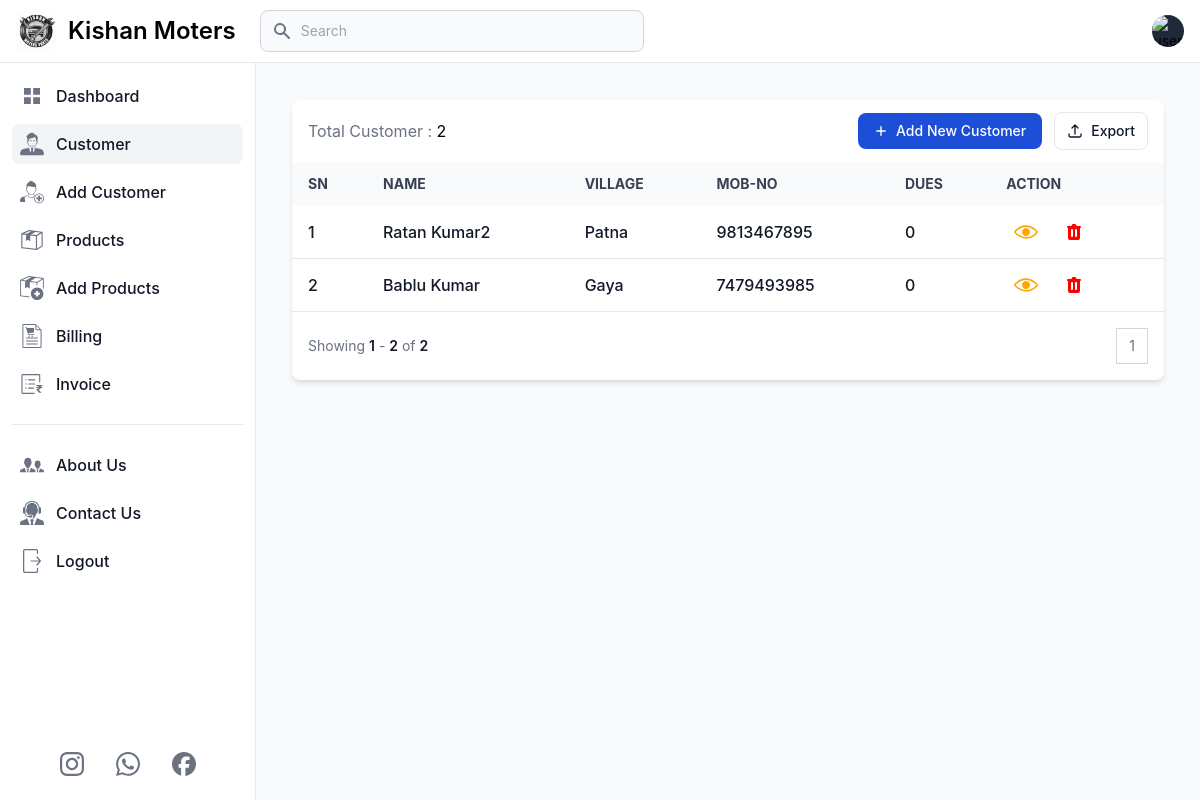
The app's page /customers (signed in) with its own data.
### app.py (models this page shows, shortened)
class Customer(db.Model):
    id = db.Column(db.Integer, primary_key=True)
    user_id = db.Column(db.Integer, db.ForeignKey('user.id'), nullable=False)
    customer_name = db.Column(db.String(100), nullable=False)
    customer_village = db.Column(db.String(100), nullable=False)
    customer_mob_no = db.Column(db.String(100), nullable=False)

### app.py (the view)
@app.route('/customers', methods=['GET', 'POST'])
def customers():
    if 'email' in session:
        user = User.query.filter_by(email=session['email']).first()
        page = request.args.get('page', 1, type=int)
        customers = Customer.query.filter(Customer.user_id == user.id).paginate(page=page, per_page=10)
        total_customer = Customer.query.filter(Customer.user_id == user.id).count()
        return render_template('customer.html', title='Customer', current_page='customer',
                               user=user, customers=customers, total_customer=total_customer, min=min, enumerate=enumerate)
    else:
        flash('You need to login first.', 'error')
        return redirect('/login')

### templates/customer.html (shortened to what this page needs)
{% extends 'layout.html' %}
{% block content %}
<main class="p-4 md:ml-64 h-auto pt-20">
    <div class="m-2 md:m-5 max-w-screen-2xl">
        <div class="relative overflow-hidden bg-white shadow-md dark:bg-gray-800 rounded-lg">
            <div
                class="flex flex-col px-4 py-3 space-y-3 lg:flex-row lg:items-center lg:justify-between lg:space-y-0 lg:space-x-4">
                <div class="flex items-center flex-1 space-x-4">
                    <h5>
                        <span class="text-gray-500">Total Customer : </span>
                        <span class="dark:text-white">{{total_customer}}</span>
                    </h5>
                </div>
                <div
                    class="flex flex-col flex-shrink-0 space-y-3 md:flex-row md:items-center lg:justify-end md:space-y-0 md:space-x-3">
                    <a href="/add_customer">
                        <button type="button"
                            class="flex items-center justify-center px-4 py-2 text-sm font-medium text-white rounded-lg bg-primary-700 hover:bg-primary-800 focus:ring-4 focus:ring-primary-300 dark:bg-primary-600 dark:hover:bg-primary-700 focus:outline-none dark:focus:ring-primary-800">
                            <svg class="h-3.5 w-3.5 mr-2" fill="currentColor" viewbox="0 0 20 20" xmlns="http://www.w3.org/2000/svg"
                                aria-hidden="true">
                                <path clip-rule="evenodd" fill-rule="evenodd"
                                    d="M10 3a1 1 0 011 1v5h5a1 1 0 110 2h-5v5a1 1 0 11-2 0v-5H4a1 1 0 110-2h5V4a1 1 0 011-1z" />
                            </svg>
                            Add New Customer
                        </button>
                    </a>
                    <a href="/download_customer">
                        <button type="button"
                            class="flex items-center justify-center flex-shrink-0 px-3 py-2 text-sm font-medium text-gray-900 bg-white border border-gray-200 rounded-lg focus:outline-none hover:bg-gray-100 hover:text-primary-700 focus:z-10 focus:ring-4 focus:ring-gray-200 dark:focus:ring-gray-700 dark:bg-gray-800 dark:text-gray-400 dark:border-gray-600 dark:hover:text-white dark:hover:bg-gray-700">
                            <svg class="w-4 h-4 mr-2" xmlns="http://www.w3.org/2000/svg" fill="none" viewbox="0 0 24 24" stroke-width="2"
                                stroke="currentColor" aria-hidden="true">
                                <path stroke-linecap="round" stroke-linejoin="round"
                                    d="M3 16.5v2.25A2.25 2.25 0 005.25 21h13.5A2.25 2.25 0 0021 18.75V16.5m-13.5-9L12 3m0 0l4.5 4.5M12 3v13.5" />
                            </svg>
                            Export
                        </button>
                    </a>
                </div>
            </div>
            <div class="overflow-x-auto">
                <table class="w-full text-sm text-left text-gray-500 dark:text-gray-400">
                    <thead
                        class="text-xs md:text-sm text-gray-700 uppercase bg-gray-50 dark:bg-gray-700 dark:text-gray-400">
                        <tr>
                            <th scope="col" class="px-4 py-3 whitespace-nowrap">SN</th>
                            <th scope="col" class="px-4 py-3 whitespace-nowrap">Name</th>
                            <th scope="col" class="px-4 py-3 whitespace-nowrap">Village</th>
                            <th scope="col" class="px-4 py-3 whitespace-nowrap">Mob-No</th>
                            <th scope="col" class="px-4 py-3 whitespace-nowrap">Dues</th>
                            <th scope="col" class="px-4 py-3 whitespace-nowrap">Action</th>
                        </tr>
                    </thead>
                    <tbody>
                        {% if customers.items %}
                            {% for index, customer in enumerate(customers.items, start=(customers.page - 1) * customers.per_page + 1) %}
                            <tr class="border-b text-base dark:border-gray-600 hover:bg-gray-100 dark:hover:bg-gray-700">
                                <td class="px-4 py-2 font-medium text-gray-900 whitespace-nowrap dark:text-white">
                                    <div class="flex items-center">
                                        {{ index}}
                                    </div>
                                </td>
                                <th scope="row"
                                    class="px-4 py-2 font-medium text-gray-900 whitespace-nowrap dark:text-white">
                                    <div class="flex items-center">
                                        {{customer.customer_name}}
                                    </div>
                                </th>
                                <td class="px-4 py-2 font-medium text-gray-900 whitespace-nowrap dark:text-white">
                                    <div class="flex items-center">
                                        {{customer.customer_village}}
                                    </div>
                                </td>
                                <td class="px-4 py-2 font-medium text-gray-900 whitespace-nowrap dark:text-white">
                                    <div class="flex items-center">
                                        {{customer.customer_mob_no}}
                                    </div>
                                </td>
                                <td class="px-4 py-2 font-medium text-gray-900 whitespace-nowrap dark:text-white">
                                    <div class="flex items-center">
                                        0
                                    </div>
                                </td>
                                <td class="px-4 py-2 font-medium text-gray-900 whitespace-nowrap dark:text-white flex">
                                    <div class="mr-2 p-2 hover:bg-slate-800 hover:rounded-md">
                                        <a href="">
                                            <button class="flex justify-center items-center">
                                            </button>
                                        </a>
                                    </div>
                                    <div class="flex justify-center p-2 hover:bg-slate-800 hover:rounded-md">
                                        <button  id="deleteButton-{{ customer.id }}" data-modal-target="deleteModal-{{ customer.id }}"
                                            data-modal-toggle="deleteModal-{{ customer.id}}">
                                        </button>
                                    </div>
                                </td>
                            </tr>
                            {% endfor %}
                        {% else %}
                            <tr>
                                <td colspan="8" class="text-center p-5">No Customer Found.</td>
                            </tr>
                        {% endif %}
                    </tbody>
                </table>
            </div>
            <nav class="flex flex-col items-start justify-between p-4 space-y-3 md:flex-row md:items-center md:space-y-0"
                aria-label="Table navigation">
                <span class="text-sm font-normal text-gray-500 dark:text-gray-400">
                    Showing
                    <span class="font-semibold text-gray-900 dark:text-white">{{ customers.page * customers.per_page - customers.per_page + 1 }}</span>
                    -
                    <span class="font-semibold text-gray-900 dark:text-white">{{ min(customers.page * customers.per_page, total_customer) }}</span>
                    of
                    <span class="font-semibold text-gray-900 dark:text-white">{{ total_customer }}</span>
                </span>
                <ul class="inline-flex items-stretch -space-x-px">
                    {% for num in customers.iter_pages(left_edge=1, right_edge=1, left_current=2, right_current=2) %}
                        {% if num %}
                            <li>
                                <a href="#"
                                    class="flex items-center justify-center px-3 py-2 text-sm leading-tight text-gray-500 bg-white border border-gray-300 hover:bg-gray-100 hover:text-gray-700 dark:bg-gray-800 dark:border-gray-700 dark:text-gray-400 dark:hover:bg-gray-700 dark:hover:text-white">{{ num }}</a>
                            </li>
                        {% else %}
                            <li>
                                <a href="#"
                                    class="flex items-center justify-center px-3 py-2 text-sm leading-tight text-gray-500 bg-white border border-gray-300 hover:bg-gray-100 hover:text-gray-700 dark:bg-gray-800 dark:border-gray-700 dark:text-gray-400 dark:hover:bg-gray-700 dark:hover:text-white">...</a>
                            </li>
                        {% endif %}
                    {% endfor %}
                </ul>
            </nav>
        </div>
    </div>
</main>
{% endblock %}

### records on screen
Customer: user "1", customer_name "Ratan Kumar2", customer_village "Patna", customer_mob_no "9813467895"
Customer: index "2", customer_name "Bablu Kumar", customer_village "Gaya", customer_mob_no "7479493985"

### other values on screen
{{ total_customer }} "2"
{{ customers.page * customers.per_page - customers.per_page + 1 }} "1"
{{ min(customers.page * customers.per_page, total_customer) }} "2"
{{ num }} "1"
